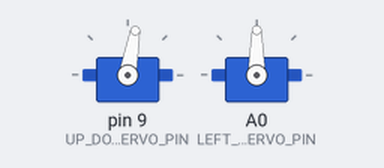
Recording of a sketch running on a simulated Arduino Uno, built with avr-gcc and run on an emulated ATmega328P. Shown: 2 × servo.

Above: at 0.1 s.
At 2.5 s:
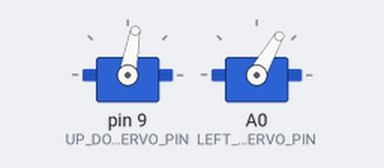
At 5.3 s:
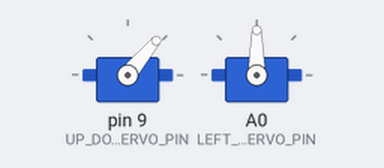
At 10.9 s:
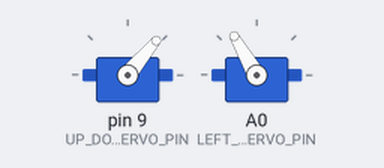
Timing chart, 0 to 12.7 s (numbered marks = the images above):
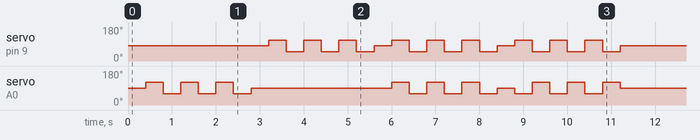

The sketch:

move_servos.ino
```cpp
/*
* Dual Servo Control Test
* Controls two servos to create coordinated eye-like movements
* Features:
* - Vertical (up/down) and horizontal (left/right) servo control
* - Center positioning
* - Test sequence with various movement patterns
* - Diagonal movement capabilities
*/

#include <Servo.h>

// Servo pin definitions
const int UP_DOWN_SERVO_PIN = 9;       // Pin for vertical movement servo
const int LEFT_RIGHT_SERVO_PIN = A0;   // Pin for horizontal movement servo

// Servo angle limits and center positions
const int DOWN_ANGLE = 50;             // Lowest vertical position (degrees)
const int UP_ANGLE = 110;              // Highest vertical position (degrees)
const int VERT_CENTER_ANGLE = 80;      // Vertical center position (degrees)
const int LEFT_ANGLE = 120;            // Leftmost position (degrees)
const int RIGHT_ANGLE = 60;            // Rightmost position (degrees)
const int HORIZ_CENTER_ANGLE = 90;     // Horizontal center position (degrees)

// Timing and iteration constants
const int DELAY_TIME = 400;            // Delay between movements (milliseconds)
const int NUM_ITERATIONS = 3;          // Number of times to repeat each pattern

// Servo objects
Servo up_down_servo;                   // Servo for vertical movement
Servo left_right_servo;                // Servo for horizontal movement

// Enums for movement directions
enum VerticalDirection {
   UP,                                // Move to highest position
   DOWN,                              // Move to lowest position
   VERT_CENTER                        // Move to vertical center
};

enum HorizontalDirection {
   LEFT,                              // Move to leftmost position
   RIGHT,                             // Move to rightmost position
   HORIZ_CENTER                       // Move to horizontal center
};

/*
* Initial setup function - runs once
* Initializes servos and runs test sequence
*/
void setup() {
   initializeServos();
   runTestSequence();
}

/*
* Main program loop
* Empty since this is a one-time test sequence
*/
void loop() {
   // Test sequence runs once in setup(), so loop() is empty
}

/*
* Initializes servo objects and moves them to center position
*/
void initializeServos() {
   up_down_servo.attach(UP_DOWN_SERVO_PIN);
   left_right_servo.attach(LEFT_RIGHT_SERVO_PIN);
   centerServos();
}

/*
* Centers both servos to their middle positions
*/
void centerServos() {
   moveServos(VERT_CENTER, HORIZ_CENTER);
}

/*
* Moves both servos to specified positions
* Parameters:
* vertDir: Desired vertical direction (UP/DOWN/VERT_CENTER)
* horizDir: Desired horizontal direction (LEFT/RIGHT/HORIZ_CENTER)
*/
void moveServos(VerticalDirection vertDir, HorizontalDirection horizDir) {
   int vertAngle = getVerticalAngle(vertDir);
   int horizAngle = getHorizontalAngle(horizDir);

   up_down_servo.write(vertAngle);
   left_right_servo.write(horizAngle);
   delay(DELAY_TIME);
}

/*
* Converts vertical direction enum to corresponding angle
* Parameters:
* dir: Desired vertical direction
* Returns: Corresponding angle in degrees
*/
int getVerticalAngle(VerticalDirection dir) {
   switch(dir) {
       case UP: return UP_ANGLE;
       case DOWN: return DOWN_ANGLE;
       case VERT_CENTER: return VERT_CENTER_ANGLE;
       default: return VERT_CENTER_ANGLE;
   }
}

/*
* Converts horizontal direction enum to corresponding angle
* Parameters:
* dir: Desired horizontal direction
* Returns: Corresponding angle in degrees
*/
int getHorizontalAngle(HorizontalDirection dir) {
   switch(dir) {
       case LEFT: return LEFT_ANGLE;
       case RIGHT: return RIGHT_ANGLE;
       case HORIZ_CENTER: return HORIZ_CENTER_ANGLE;
       default: return HORIZ_CENTER_ANGLE;
   }
}

/*
* Executes complete test sequence of all movement patterns
*/
void runTestSequence() {
   moveLeftRight();
   moveUpDown();
   moveDiagonalTopLeftBottomRight();
   moveDiagonalTopRightBottomLeft();
}

/*
* Performs left-right movement pattern
* Keeps vertical position centered while moving horizontally
*/
void moveLeftRight() {
   for (int i = 0; i < NUM_ITERATIONS; i++) {
       moveServos(VERT_CENTER, LEFT);
       moveServos(VERT_CENTER, RIGHT);
   }
   centerServos();
}

/*
* Performs up-down movement pattern
* Keeps horizontal position centered while moving vertically
*/
void moveUpDown() {
   for (int i = 0; i < NUM_ITERATIONS; i++) {
       moveServos(UP, HORIZ_CENTER);
       moveServos(DOWN, HORIZ_CENTER);
   }
   centerServos();
}

/*
* Performs diagonal movement from top-left to bottom-right
*/
void moveDiagonalTopLeftBottomRight() {
   for (int i = 0; i < NUM_ITERATIONS; i++) {
       moveServos(UP, LEFT);
       moveServos(DOWN, RIGHT);
   }
   centerServos();
}

/*
* Performs diagonal movement from top-right to bottom-left
*/
void moveDiagonalTopRightBottomLeft() {
   for (int i = 0; i < NUM_ITERATIONS; i++) {
       moveServos(UP, RIGHT);
       moveServos(DOWN, LEFT);
   }
   centerServos();
}
```
